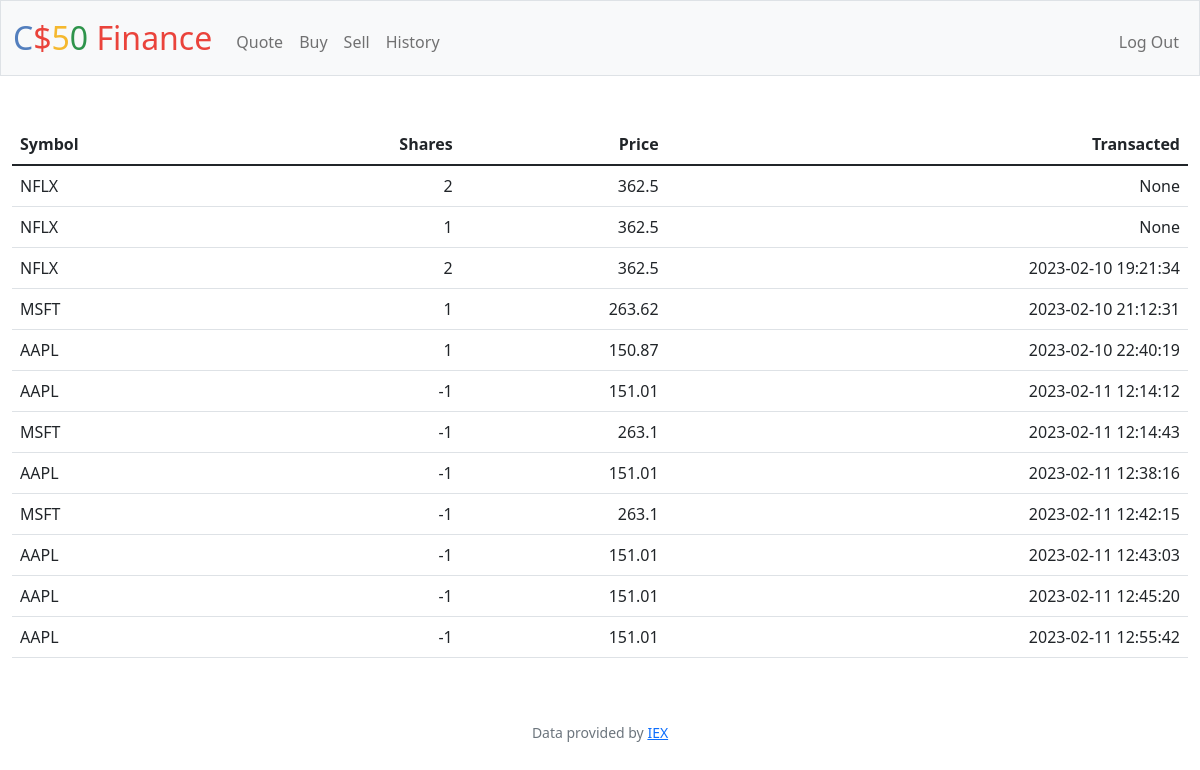
The app's page /history (signed in) with its own data.
### tables this page shows
CREATE TABLE 'transactions' ('id' INTEGER PRIMARY KEY NOT NULL, 'user_id' TEXT, 'symbol' TEXT, 'shares' INTEGER, 'price' REAL, 'date' DATETIME);

### app.py (the view)
@app.route("/history")
@login_required
def history():
    user_id = session["user_id"]
    transactions_log = db.execute("SELECT symbol, shares, price, date FROM transactions WHERE user_id = ?", user_id)
    return render_template("history.html", database=transactions_log)

### app.py (called while the page is built)
@app.after_request
def after_request(response):
    response.headers["Cache-Control"] = "no-cache, no-store, must-revalidate"
    response.headers["Expires"] = 0
    response.headers["Pragma"] = "no-cache"
    return response

### helpers.py (called while the page is built)
def login_required(f):
    @wraps(f)
    def decorated_function(*args, **kwargs):
        if session.get("user_id") is None:
            return redirect("/login")
        return f(*args, **kwargs)
    return decorated_function

### templates/history.html (shortened to what this page needs)
{% extends "layout.html" %}
{% block main %}
    <table class="table">
        <thead>
            <tr>
                <th class="text-start">Symbol</th>
                <th class="text-end">Shares</th>
                <th class="text-end">Price</th>
                <th class="text-end">Transacted</th>
            </tr>
        </thead>
        <tbody>
            {% for row in database %}
                <tr>
                    <td class="text-start">{{ row['symbol'] }}</td>
                    <td class="text-end">{{ row['shares'] }}</td>
                    <td class="text-end">{{ row['price'] }}</td>
                    <td class="text-end">{{ row['date'] }}</td>
                </tr>
            {% endfor %}
        </tbody>
    </table>
{% endblock %}

### templates/layout.html (shortened to what this page needs)
<!DOCTYPE html>
<html lang="en">
    <head>
        <link href="https://cdn.jsdelivr.net/npm/bootstrap@5.1.3/dist/css/bootstrap.min.css" rel="stylesheet">
        <link href="/static/styles.css" rel="stylesheet">
    </head>
    <body>
        <nav class="bg-light border navbar navbar-expand-md navbar-light">
            <div class="container-fluid">
                <a class="navbar-brand" href="/"><span class="blue">C</span><span class="red">$</span><span class="yellow">5</span><span class="green">0</span> <span class="red">Finance</span></a>
                <div class="collapse navbar-collapse" id="navbar">
                    {% if session["user_id"] %}
                        <ul class="navbar-nav me-auto mt-2">
                            <li class="nav-item"><a class="nav-link" href="/quote">Quote</a></li>
                            <li class="nav-item"><a class="nav-link" href="/buy">Buy</a></li>
                            <li class="nav-item"><a class="nav-link" href="/sell">Sell</a></li>
                            <li class="nav-item"><a class="nav-link" href="/history">History</a></li>
                        </ul>
                        <ul class="navbar-nav ms-auto mt-2">
                            <li class="nav-item"><a class="nav-link" href="/logout">Log Out</a></li>
                        </ul>
                    {% else %}
                        <ul class="navbar-nav ms-auto mt-2">
                            <li class="nav-item"><a class="nav-link" href="/register">Register</a></li>
                            <li class="nav-item"><a class="nav-link" href="/login">Log In</a></li>
                        </ul>
                    {% endif %}
                </div>
            </div>
        </nav>
        <main class="container-fluid py-5 text-center">
            {% block main %}{% endblock %}
        </main>
        <footer class="mb-5 small text-center text-muted">
            Data provided by <a href="https://iexcloud.io/">IEX</a>
        </footer>
    </body>
</html>

### static/styles.css (style rules this page uses)
nav .navbar-brand { font-size: xx-large; }
nav .navbar-brand .blue { color: #537fbe; }
nav .navbar-brand .red { color: #ea433b; }
nav .navbar-brand .yellow { color: #f5b82e; }
nav .navbar-brand .green { color: #2e944b; }

### records on screen
transactions: symbol "NFLX", shares "2", price "362.5", date "None"
transactions: symbol "NFLX", shares "1", price "362.5", date "None"
transactions: symbol "NFLX", shares "2", price "362.5", date "2023-02-10 19:21:34"
transactions: symbol "MSFT", shares "1", price "263.62", date "2023-02-10 21:12:31"
transactions: symbol "AAPL", shares "1", price "150.87", date "2023-02-10 22:40:19"
transactions: symbol "AAPL", shares "-1", price "151.01", date "2023-02-11 12:14:12"
transactions: symbol "MSFT", shares "-1", price "263.1", date "2023-02-11 12:14:43"
transactions: symbol "AAPL", shares "-1", price "151.01", date "2023-02-11 12:38:16"
transactions: symbol "MSFT", shares "-1", price "263.1", date "2023-02-11 12:42:15"
transactions: symbol "AAPL", shares "-1", price "151.01", date "2023-02-11 12:43:03"
transactions: symbol "AAPL", shares "-1", price "151.01", date "2023-02-11 12:45:20"
transactions: symbol "AAPL", shares "-1", price "151.01", date "2023-02-11 12:55:42"
